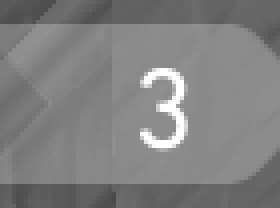
#> input picture watcher/fixtures/digit_3.png, 70 x 52 px (shown 4 times larger); its folder holds 4 pictures in this run
$ python test_detect.py
#> lines starting #> are read from the running program, lines starting #| are printed output that depends on the picture; after the words box and inside, x2 and y2 are one past the last pixel; in counts of white or black regions, pixels touching at a corner belong together
### watcher/detect.py
"""Turns screen changes into round outcomes.

The idea is that you never need to read the score, only notice it changed. If
the left number changes you scored; if the right one does, they did. That
avoids OCR, fonts, digit templates, resolutions and localisation entirely.

The complication is that Valorant's scoreline is drawn over the live 3D world,
so the raw pixels behind the digits change every time you move the mouse. A
plain image diff would fire constantly. So each frame is first reduced to a
mask of just the bright glyph pixels - the numerals are near-white, the world
behind them is mid-tone - and it is those masks that get compared. Turning the
camera changes the background; it does not change the shape of the numeral.

Three further guards, each for a failure seen in real footage:

* a new shape must hold for several consecutive samples, so a muzzle flash or
  a flashbang cannot pass as a score change;
* a frame where too much of the region is bright is discarded as unreadable,
  which is what a flashbang actually looks like;
* a score cannot change twice inside the debounce window, because a Valorant
  round cannot end twice in twenty seconds.
"""

import time
from dataclasses import dataclass, field

import numpy as np

# Above this, a pixel is glyph rather than world. The numerals are drawn
# near-white over a mid-tone bar; measured separation is wide.
BRIGHT_THRESHOLD = 235.0

# If more of the region than this is bright, it is not a numeral on a bar -
# it is a flashbang, a white wall, or the scoreboard overlay. Unreadable.
MAX_BRIGHT_FRACTION = 0.25


def glyph_mask(frame: np.ndarray, threshold: float = BRIGHT_THRESHOLD) -> np.ndarray | None:
    """Just the bright pixels, or None when the frame cannot be trusted."""
    mask = frame > threshold
    if mask.mean() > MAX_BRIGHT_FRACTION:
        return None
    return mask


def shape_difference(a: np.ndarray, b: np.ndarray) -> float:
    """How much two glyph masks disagree, relative to how much ink they hold."""
    ink = int(a.sum()) + int(b.sum())
    if ink == 0:
        return 0.0
    return float(np.logical_xor(a, b).sum()) / ink


@dataclass
class RegionWatcher:
    """Notices when the numeral in one region becomes a different numeral."""

    change_fraction: float = 0.25
    debounce_seconds: float = 20.0
    stable_frames: int = 3

    _confirmed: np.ndarray | None = field(default=None, repr=False)
    _candidate: np.ndarray | None = field(default=None, repr=False)
    _candidate_seen: int = field(default=0, repr=False)
    # how far the current frame sits from what we last believed, kept so the
    # two regions can be compared when both look like they moved
    last_difference: float = field(default=0.0, repr=False)
    # None means "never fired"; starting at 0.0 would compare the first
    # detection against time zero and swallow it on a freshly booted machine.
    _last_fired: float | None = field(default=None, repr=False)

    def changed(self, frame: np.ndarray, now: float | None = None) -> bool:
        now = time.monotonic() if now is None else now

        mask = glyph_mask(frame)
        if mask is None:
            self._candidate, self._candidate_seen = None, 0
            return False

        if self._confirmed is None or self._confirmed.shape != mask.shape:
            self._confirmed = mask
            return False

        self.last_difference = shape_difference(mask, self._confirmed)
        if self.last_difference < self.change_fraction:
            # back to what we already knew; whatever we were tracking was noise
            self._candidate, self._candidate_seen = None, 0
            return False

        # something different is on screen - insist it stays there
        if self._candidate is not None and shape_difference(mask, self._candidate) < self.change_fraction:
            self._candidate_seen += 1
        else:
            self._candidate, self._candidate_seen = mask, 1

        if self._candidate_seen < self.stable_frames:
            return False

        self._confirmed = self._candidate
        self._candidate, self._candidate_seen = None, 0

        if self._last_fired is not None and now - self._last_fired < self.debounce_seconds:
            return False

        self._last_fired = now
        return True


@dataclass
class RoundDetector:
    """Watches both score numerals and reports who won when one of them moves."""

    change_fraction: float = 0.25
    debounce_seconds: float = 20.0
    stable_frames: int = 3

    def __post_init__(self) -> None:
        kwargs = dict(
            change_fraction=self.change_fraction,
            debounce_seconds=self.debounce_seconds,
            stable_frames=self.stable_frames,
        )
        self.ally = RegionWatcher(**kwargs)
        self.enemy = RegionWatcher(**kwargs)

    def update(
        self,
        ally_frame: np.ndarray,
        enemy_frame: np.ndarray,
        now: float | None = None,
    ) -> str | None:
        """Returns 'won', 'lost', or None if nothing happened."""
        now = time.monotonic() if now is None else now
        ally_changed = self.ally.changed(ally_frame, now)
        enemy_changed = self.enemy.changed(enemy_frame, now)

        # Both at once is not a round. It is the scoreboard overlay, an
        # alt-tab, or a resolution change. Report nothing rather than invent.
        if ally_changed and enemy_changed:
            return None

        # A real round moves exactly one numeral, and moves it a lot. The bar
        # behind a numeral also shifts as players die, which is a small change
        # in the same region - and because confirming a change costs several
        # samples, that noise could be confirmed before the numeral that
        # actually moved, reporting the wrong side. Measured on a live match:
        # a lost round was reported as a win for exactly this reason.
        #
        # So a side only wins the call if it also moved more than the other.
        if ally_changed:
            if self.enemy.last_difference > self.ally.last_difference:
                return None
            return "won"
        if enemy_changed:
            if self.ally.last_difference > self.enemy.last_difference:
                return None
            return "lost"
        return None

### watcher/test_detect.py
"""Checks the change detector, including against real HUD frames.

The capture half needs Valorant on screen, but this half does not - and this
is the half that fails invisibly. A missed round silently corrupts every
economy estimate after it, and a spurious round does the same in reverse.

The fixtures are two real score numerals cropped from an actual match, which
matters because the scoreline is drawn over the live 3D world: the pixels
behind a numeral change every time the camera moves. The important test here
is that camera movement does NOT read as a score change.

    python -m watcher.test_detect
"""

from pathlib import Path

import numpy as np
from PIL import Image

from watcher.detect import RoundDetector

FIXTURES = Path(__file__).resolve().parent / "fixtures"


def load(name: str) -> np.ndarray:
#> called with name = 'digit_3'
    return np.asarray(Image.open(FIXTURES / f"{name}.png").convert("L")).astype(np.float32)


DIGIT_3 = load("digit_3")
DIGIT_0 = load("digit_0")
#> call 2 of load, with name = 'digit_0'
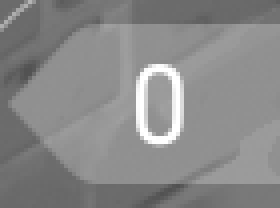
#> input picture watcher/fixtures/digit_0.png, 70 x 52 px (shown 4 times larger)


def with_moved_background(frame: np.ndarray, seed: int = 0) -> np.ndarray:
    """The same numeral, with a completely different world behind it.

    This is what turning the camera does: the glyph stays, everything else
    changes. Simulated by scrambling only the non-glyph pixels.
    """
#> called with seed = 1
    rng = np.random.default_rng(seed)
    out = frame.copy()
    background = frame <= 235.0
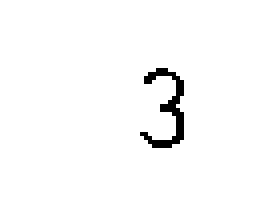
#> background: shape (52, 70) bool (shown 4 times larger); 98% white; black in thin lines or dots, all inside (x1, y1, x2, y2) = (35, 17, 46, 37)
    out[background] = rng.uniform(60, 200, size=int(background.sum()))
    return out


def flashbanged(frame: np.ndarray) -> np.ndarray:
    return np.full_like(frame, 255.0)


def feed(detector: RoundDetector, ally, enemy, times) -> list:
    return [detector.update(ally, enemy, now=t) for t in times]


def check(name: str, got, want) -> bool:
    ok = got == want
    print(f"  {'ok  ' if ok else 'FAIL'} {name}: got {got!r}, want {want!r}")
    return ok


def main() -> None:
    results = []

    # --- the critical one: moving the camera is not a score change ---------
    d = RoundDetector()
    feed(d, DIGIT_3, DIGIT_0, [0.0])
    moves = [
        d.update(with_moved_background(DIGIT_3, i), with_moved_background(DIGIT_0, i), now=t)
        for i, t in enumerate(np.arange(1.0, 30.0, 0.5), start=1)
    ]
#> in with_moved_background (call 2), `background = frame <= 235.0`: background: shape (52, 70) bool; 97.6% white; black in thin lines or dots, all inside (x1, y1, x2, y2) = (34, 16, 45, 36)
#> in shape_difference, `ink = int(a.sum()) + int(b.sum())`: ink = 144
#> in with_moved_background (call 34), `out[background] = rng.uniform(60, 200, size=int(background.sum()))`:
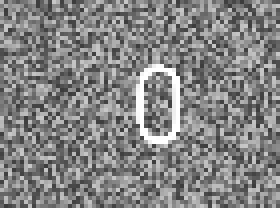
#> out: shape (52, 70) float32 (shown 4 times larger); min 60, max 255, mean 132.2
#> in with_moved_background (call 36), `out[background] = rng.uniform(60, 200, size=int(background.sum()))`:
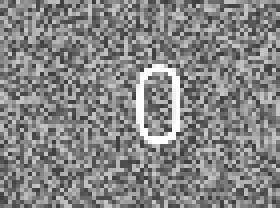
#> out: shape (52, 70) float32 (shown 4 times larger); min 60.11, max 255, mean 133.2
#> in with_moved_background (call 38), `out[background] = rng.uniform(60, 200, size=int(background.sum()))`:
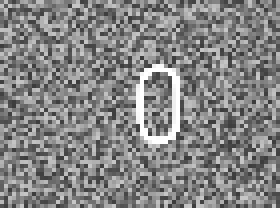
#> out: shape (52, 70) float32 (shown 4 times larger); min 60.01, max 255, mean 132.7
#> in with_moved_background (call 39), `out[background] = rng.uniform(60, 200, size=int(background.sum()))`:
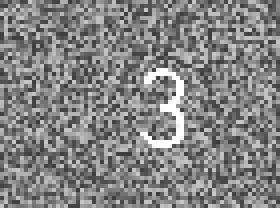
#> out: shape (52, 70) float32 (shown 4 times larger); min 60.05, max 255, mean 131.5
#> in with_moved_background (call 40), `out[background] = rng.uniform(60, 200, size=int(background.sum()))`:
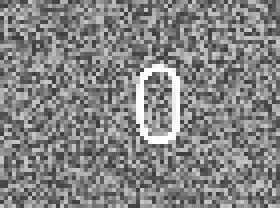
#> out: shape (52, 70) float32 (shown 4 times larger); min 60.05, max 255, mean 132
#> moves = 58 items
    results.append(check("camera movement behind the score is ignored",
                         set(moves), {None}))

    # --- a genuine score change ------------------------------------------
    d = RoundDetector()
    feed(d, DIGIT_3, DIGIT_0, [0.0])
    got = feed(d, DIGIT_0, DIGIT_0, [1.0, 1.5, 2.0, 2.5])
#> got = 4 items
    results.append(check("your numeral changing reports a win",
                         next((x for x in got if x), None), "won"))

    d = RoundDetector()
    feed(d, DIGIT_3, DIGIT_0, [0.0])
    got = feed(d, DIGIT_3, DIGIT_3, [1.0, 1.5, 2.0, 2.5])
    results.append(check("their numeral changing reports a loss",
                         next((x for x in got if x), None), "lost"))

    # --- transient noise must not fire ------------------------------------
    d = RoundDetector()
    feed(d, DIGIT_3, DIGIT_0, [0.0])
    got = feed(d, DIGIT_0, DIGIT_0, [1.0])          # one frame only
#> got = 1 item
    got += feed(d, DIGIT_3, DIGIT_0, [1.5, 2.0])    # then back to normal
#> got = 3 items
    results.append(check("a single odd frame is not a round", set(got), {None}))

    d = RoundDetector()
    feed(d, DIGIT_3, DIGIT_0, [0.0])
    got = feed(d, flashbanged(DIGIT_3), DIGIT_0, [1.0, 1.5, 2.0, 2.5])
#> got = 4 items
    results.append(check("a flashbang is discarded, not counted", set(got), {None}))

    # --- both sides at once is not a round --------------------------------
    d = RoundDetector()
    feed(d, DIGIT_3, DIGIT_0, [0.0])
    got = feed(d, DIGIT_0, DIGIT_3, [1.0, 1.5, 2.0, 2.5])
    results.append(check("both numerals changing at once is refused",
                         set(got), {None}))

    # --- debounce ---------------------------------------------------------
    d = RoundDetector()
    feed(d, DIGIT_3, DIGIT_0, [0.0])
    feed(d, DIGIT_0, DIGIT_0, [1.0, 1.5, 2.0, 2.5])   # fires
    got = feed(d, DIGIT_3, DIGIT_0, [3.0, 3.5, 4.0, 4.5])  # immediately again
    results.append(check("a second change inside the debounce is blocked",
                         set(got), {None}))

    # --- the failure seen in a real match ---------------------------------
    # A lost round was reported as a win. The bar behind your own numeral
    # shifts as players die, and that small change was confirmed before the
    # enemy numeral that had actually moved.
    def numeral(lo: int, hi: int) -> np.ndarray:
        a = np.zeros((24, 18), dtype=np.float32)
        a[8:18, lo:hi] = 255.0
        return a

    steady_ally = numeral(6, 9)
    speckled_ally = steady_ally.copy()
    speckled_ally[3, 1] = 255.0
    enemy_before, enemy_after = numeral(6, 9), numeral(5, 12)

    d = RoundDetector()
    d.update(steady_ally, enemy_before, now=0.0)
    seen = [
        d.update(speckled_ally, enemy_after, now=float(t))
        for t in np.arange(1.0, 5.0, 0.5)
    ]
    results.append(check(
        "noise on your own numeral does not steal a round the enemy won",
        next((x for x in seen if x), None), "lost"))

    print(f"\n{sum(results)}/{len(results)} passed")
#| 8/8 passed
    raise SystemExit(0 if all(results) else 1)
#> (the program exits here)
